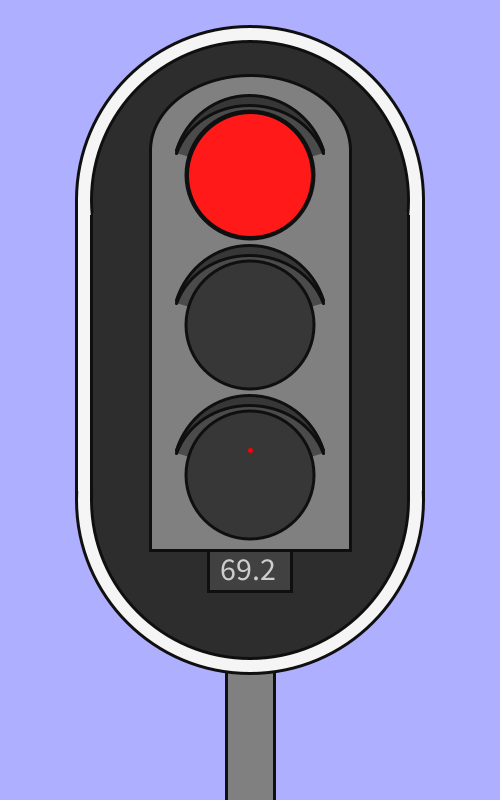
Frame 1 (no input)
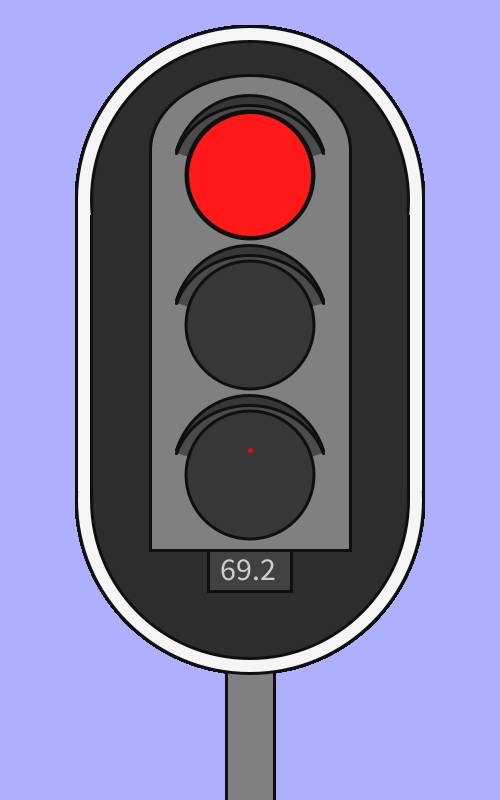
Frame 60 (the mouse pressed at the canvas centre just before this capture)
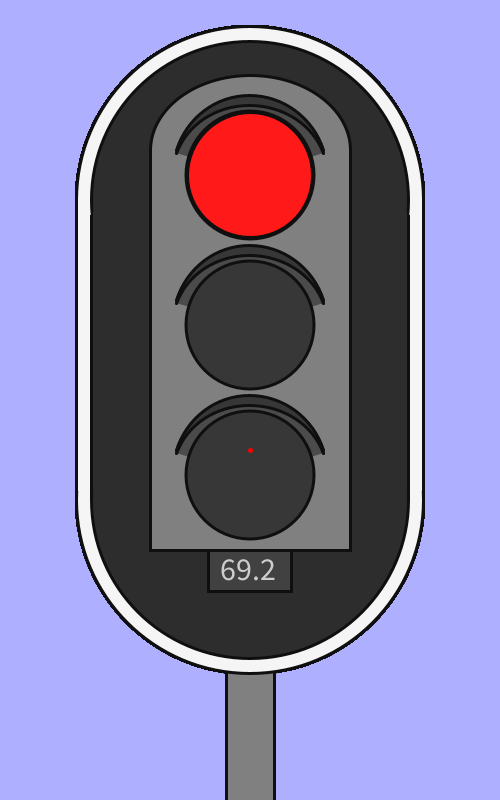
Frame 120 (the mouse held since frame 60 and released just before this capture)

The Processing sketch that drew these frames (run headless with seeded random() and noise(); from frame 60 on, the mouse is pressed at the canvas centre):

// Processing sketch: Opdracht8_1
// ── Opdracht8_1.pde
//input
int stage=1;
//id moet 2 cijfers, 1 dot en nog 1 cijfer zijn!, anders staat die niet in het midden!
String id="69.2";
//center indicators
int cx=250;
int cy=450;
void setup(){
  size(500,800);
  background(175,175,255);
}
//stoplicht
//pole
void draw(){
strokeWeight(51);
stroke(15);
line(cx,cy+000,cx,cy+400);
strokeWeight(45);
stroke(128);
line(cx,cy+000,cx,cy+400);

//backpanel
noStroke();
fill(15);
ellipse(cx,cy-250,350,350);
ellipse(cx,cy+50,350,350);
rect(cx-175,cy-250,350,300);
//white outline
fill(245);
ellipse(cx,cy-250,344,344);
ellipse(cx,cy+50,344,344);
rect(cx-172,cy-253,344,294);
//black line
fill(15);
ellipse(cx,cy-250,320,320);
ellipse(cx,cy+50,320,320);
rect(cx-160,cy-235,320,285);
//black panel
fill(45);
ellipse(cx,cy-250,314,314);
ellipse(cx,cy+50,314,314);
rect(cx-157,cy-238,314,279);
//ID BOX
fill(15);
rect(cx-43,cy+97,86,46);
fill(65);
rect(cx-40,cy+100,80,40);
fill(205);
textSize(32);
text(id,cx-30,cy+130);

//frontal box
strokeWeight(3);
stroke(15);
fill(128);
ellipse(cx+0,cy-300,200,150);
rect(cx-100,cy-300,200,400);
stroke(128);
line(cx-100,cy-300,cx+100,cy-300);
stroke(15);
line(cx-100,cy-302,cx-100,cy-298);
line(cx+100,cy-302,cx+100,cy-298);
//lightboxes
fill(75);
noStroke();
arc(cx,cy-275,155,142,1.1*PI,1.9*PI);
arc(cx,cy-125,155,142,1.1*PI,1.9*PI);
arc(cx,cy+25,155,142,1.1*PI,1.9*PI);

noStroke();
fill(15);
ellipse(cx,cy-275,131,131);
ellipse(cx,cy-125,131,131);
ellipse(cx,cy+25,131,131);
fill(55);
ellipse(cx,cy-275,125,125);
ellipse(cx,cy-125,125,125);
ellipse(cx,cy+25,125,125);
//Rainblocker? idk what theyre called...
stroke(55);
strokeWeight(3);
noFill();
arc(cx,cy-275,155,142,1.1*PI,1.9*PI);
arc(cx,cy-125,155,142,1.1*PI,1.9*PI);
arc(cx,cy+25,155,142,1.1*PI,1.9*PI);

arc(cx,cy-275,155,146,1.1*PI,1.9*PI);
arc(cx,cy-125,155,146,1.1*PI,1.9*PI);
arc(cx,cy+25,155,146,1.1*PI,1.9*PI);

arc(cx,cy-275,155,150,1.1*PI,1.9*PI);
arc(cx,cy-125,155,150,1.1*PI,1.9*PI);
arc(cx,cy+25,155,150,1.1*PI,1.9*PI);

arc(cx,cy-275,155,154,1.1*PI,1.9*PI);
arc(cx,cy-125,155,154,1.1*PI,1.9*PI);
arc(cx,cy+25,155,154,1.1*PI,1.9*PI);

arc(cx,cy-275,155,158,1.1*PI,1.9*PI);
arc(cx,cy-125,155,158,1.1*PI,1.9*PI);
arc(cx,cy+25,155,158,1.1*PI,1.9*PI);
//OUTLINE RAINBLOCKER
stroke(15);
strokeWeight(3);
noFill();
arc(cx,cy-275,155,140,1.1*PI,1.9*PI);
arc(cx,cy-125,155,140,1.1*PI,1.9*PI);
arc(cx,cy+25,155,140,1.1*PI,1.9*PI);

arc(cx,cy-275,155,160,1.1*PI,1.9*PI);
arc(cx,cy-125,155,160,1.1*PI,1.9*PI);
arc(cx,cy+25,155,160,1.1*PI,1.9*PI);


//lichten logica
if(stage==1){;
  fill(255,25,25);
  ellipse(cx,cy-275,125,125);
}else if(stage==2){;
  fill(255,190,25);
  ellipse(cx,cy-125,125,125);
}else if(stage==3){;
  fill(25,255,25);
  ellipse(cx,cy+25,125,125);
}else{;
  fill(255,25,255);
  ellipse(cx,cy-275,125,125);
  ellipse(cx,cy-125,125,125);
  ellipse(cx,cy+25,125,125);
  //Text error display
  fill(255,255,0);
  textSize(48);
  text("NaN Error!",10,58);
  fill(205,0,205);
  text("NaN Error!",9,57);
};

//CENTER NOTEDOWN
strokeWeight(5);
stroke(255,0,0);
line(cx,cy,cx,cy);
}
